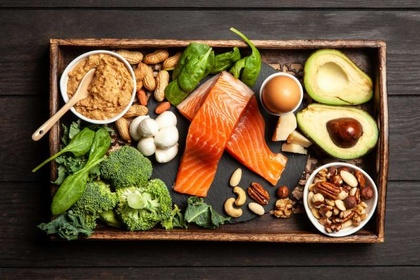
%> input picture food1.jpg, 420 x 280 px, shrunk from 799 x 533 before the run
$ octave KNN_filter.m   (GNU Octave 9; MATLAB toolbox functions it lacks are replaced by stand-ins)
%> lines starting %> are read from the running program, lines starting %| are printed output that depends on the picture
I1 = imread('food1.jpg');
%> I1 is the input picture: size 280x420x3 uint8; mean R, G, B 103.2, 83.4, 56.6
I1 = double(I1)/255.0;
%> I1: size 280x420x3 double
I2 = rgb2gray(I1);
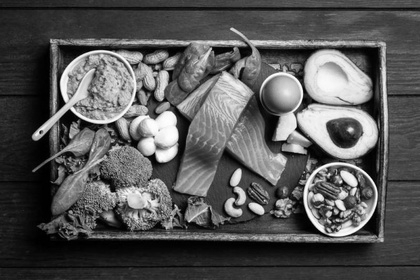
%> I2: size 280x420 double; min 0, max 0.999, mean 0.338

%salt-and-pepper noise
I2=imnoise(I2,'salt & pepper',0.1);
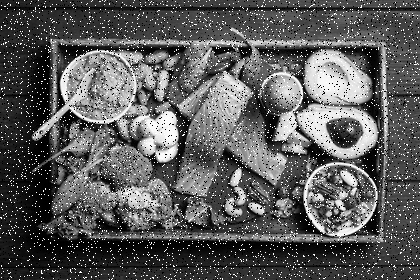
%> I2: size 280x420 double; min 0, max 1, mean 0.355
[M,N] = size(I2);
%> M = 280; N = 420
%new empty img
I3 = zeros(M,N);
figure
imshow(I2);
title('gray I1');

% 3x3 KNN filter, we define k=4
k = 4;
size = 3;
dist = [1,(size*size)];
for i = 1:M-size+1
    for j = 1:N-size+1
        %get the 3x3 matrix from the original img
        oriPixel = I2(i:(i+size)-1, j:(j+size)-1);
        centerPointPixel = oriPixel(2,2);
        point = 1;
        %use 1*9 matrix to do sort
        keyMatrix = abs(oriPixel-centerPointPixel);
        dist = reshape(keyMatrix, 1,size*size);
        dist(1,ceil((size*size)/2)) = -2;
        [sortDist, sortIndex] = sort(dist);
        % get the mean of nearlyest point
        KNNboxmean = mean(oriPixel(sortIndex(2:k+1)));
        I3(i+(size-1)/2,j+(size-1)/2) = KNNboxmean;

    end
end
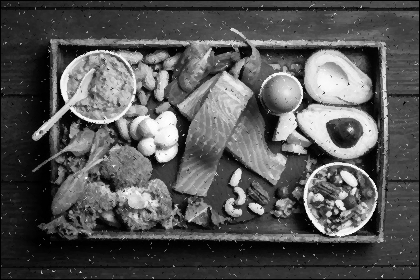
%> I3: size 280x420 double; min 0, max 1, mean 0.337
%> after the loop, dist = [0.00784 0.216 0.784 0.00784 -2 0.0275 0.00784 0.00392 0.0275]

figure
imshow(I3);
title('KNN_Filter');
